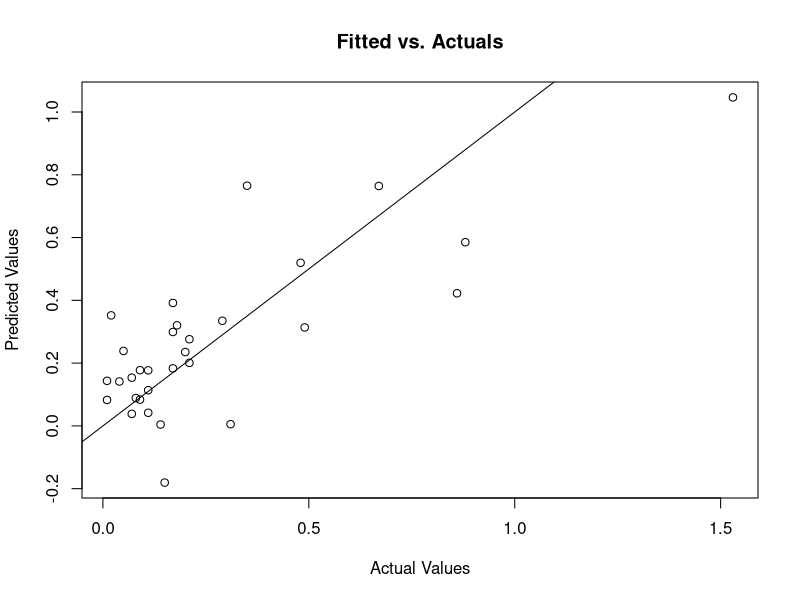
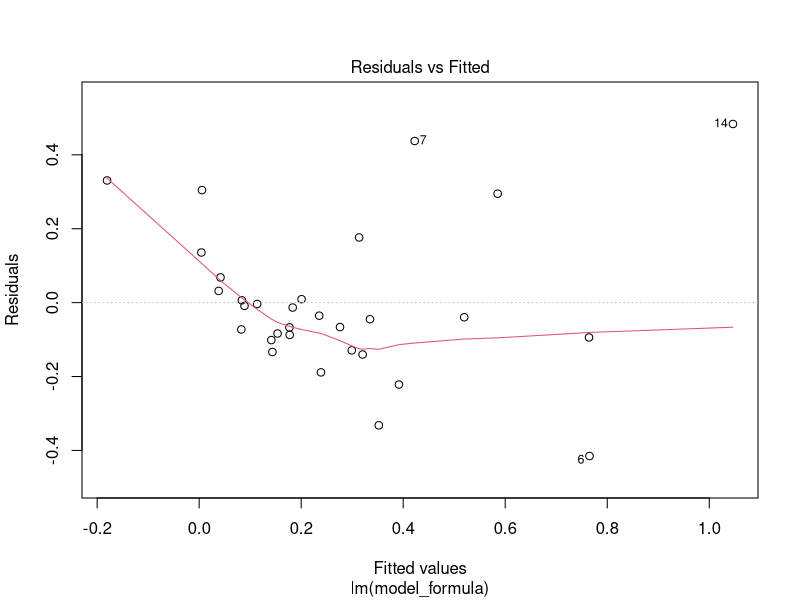
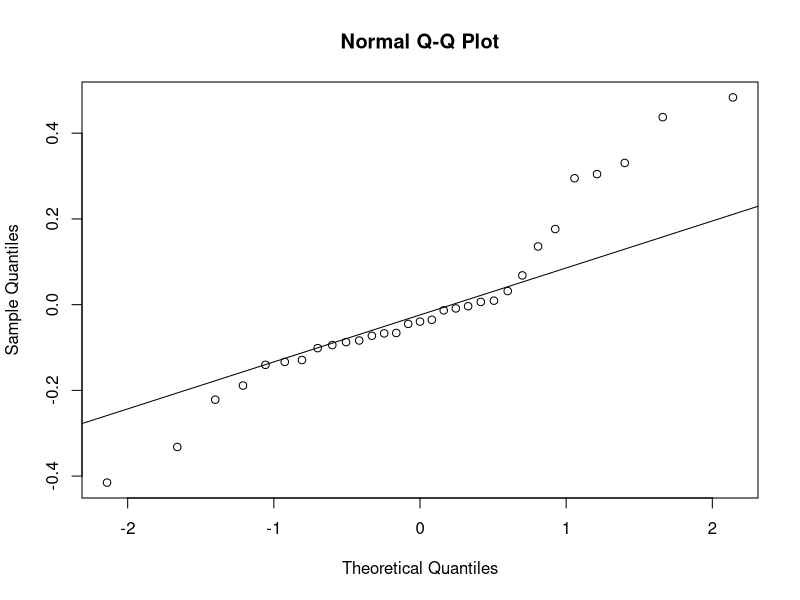
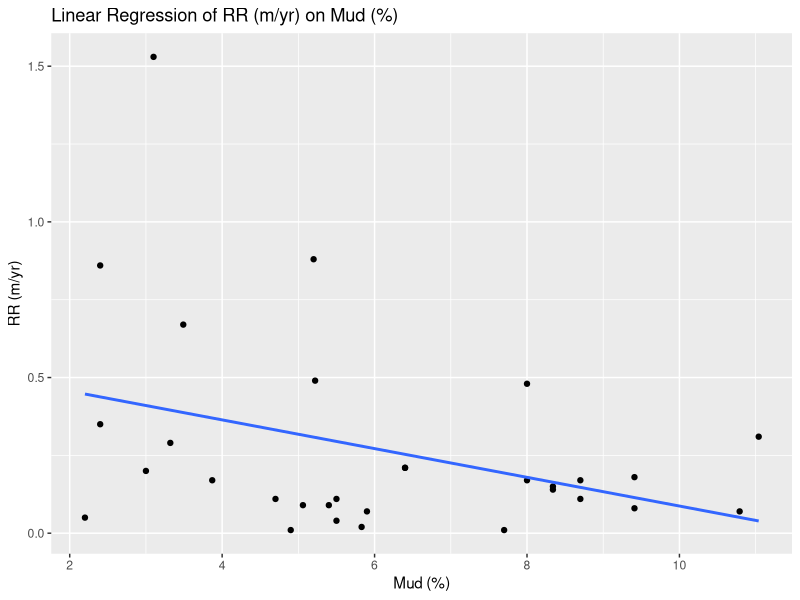
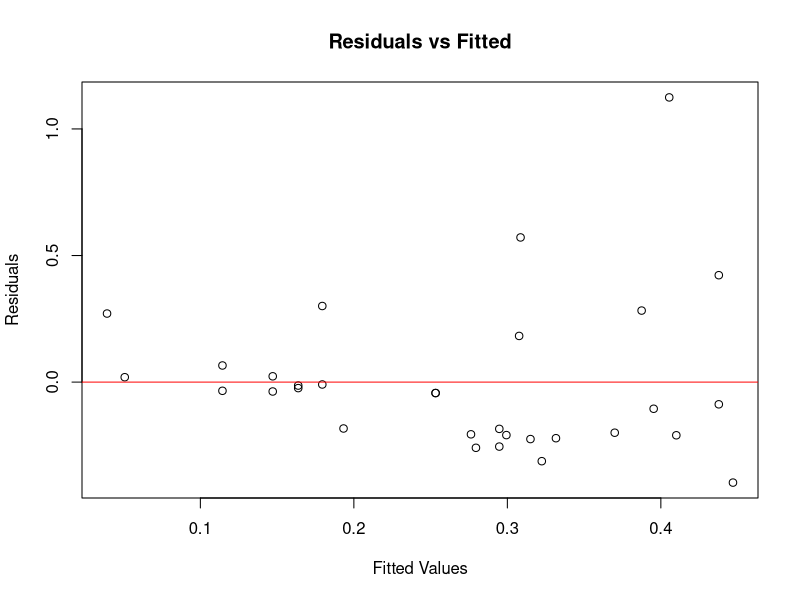
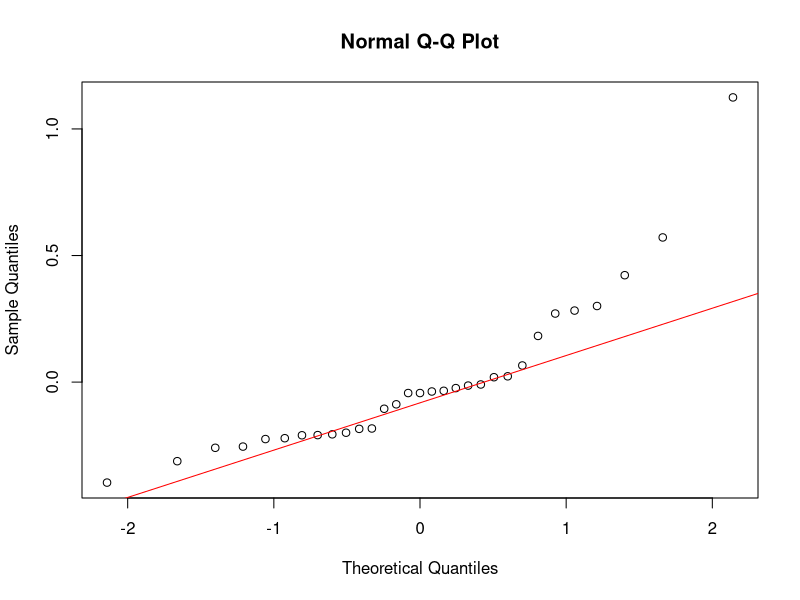
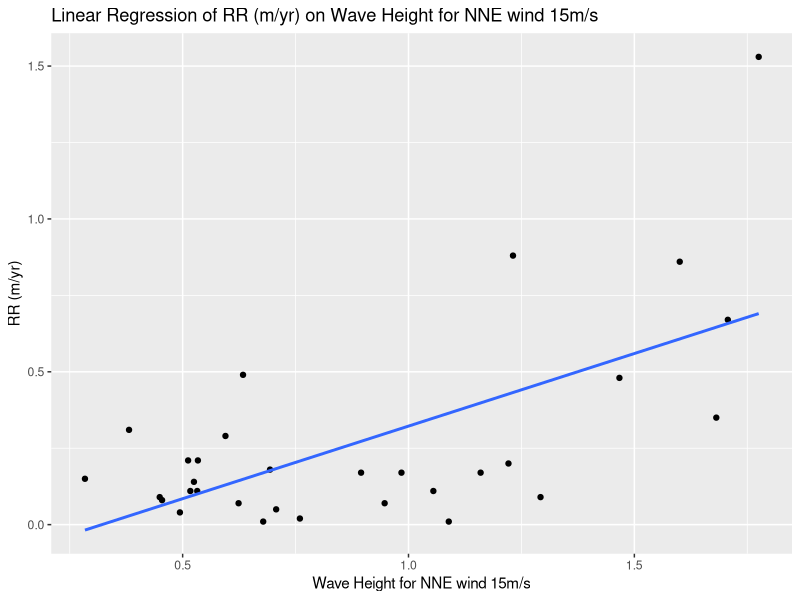
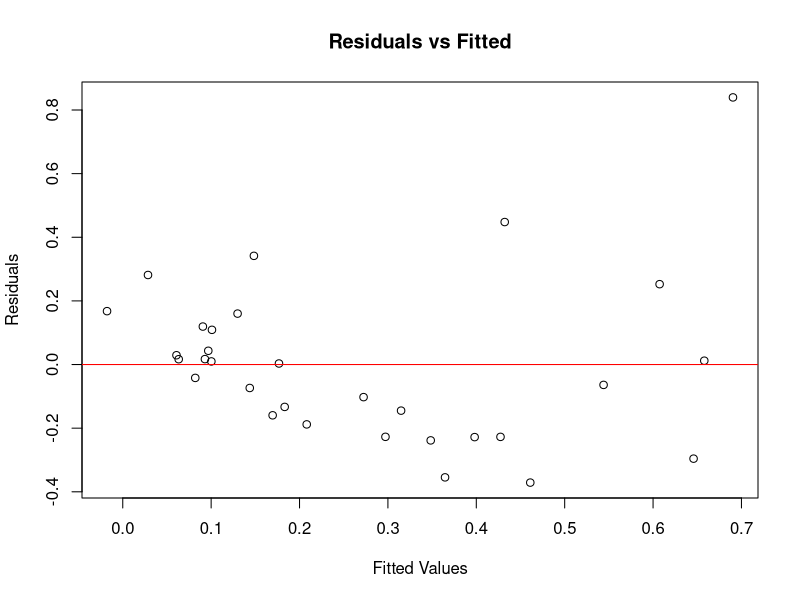

Here is the R script that generated these plots, in order:
## ---- chunk 1
knitr::opts_chunk$set(echo = TRUE)
## ---- chunk 2
library(ggplot2)
library(tidyverse)
## ---- chunk 3
erosion<-read.csv("erosion.csv")
## ---- chunk 4
library(readr)
data <- read_csv("erosion.csv")
names(data) <- gsub(" ", "_", names(data))
names(data) <- gsub("\\(", "", names(data))
names(data) <- gsub("\\)", "", names(data))
names(data) <- gsub("/", "_per_", names(data))
names(data) <- gsub("%", "percent", names(data))
if ("RR (m/yr)" %in% names(data)) {
  names(data)[names(data) == "RR (m/yr)"] <- "RR_m_per_yr"
}
predictors <- setdiff(names(data), c("Bluff", "RR_m_per_yr"))
target <- "RR_m_per_yr"
model_formula <- as.formula(paste(target, "~", paste(predictors, collapse = " + ")))
model <- lm(model_formula, data = data)
summary(model)
predictions <- predict(model, data)
mse <- mean((data[[target]] - predictions)^2)
rsquared <- summary(model)$r.squared
cat("Mean Squared Error (MSE):", mse, "\n")
cat("R-squared:", rsquared, "\n")


## ---- chunk 5
#Check Linearity
plot(data[[target]], predictions, main = "Fitted vs. Actuals",
     xlab = "Actual Values", ylab = "Predicted Values")
abline(0, 1)

#Check Homoscedasticity
plot(model, which = 1)

#Check Normal Distribution of Residuals
qqnorm(model$residuals)
qqline(model$residuals)

## ---- chunk 6
data <- read.csv("erosion.csv")  
model1 <- lm(`RR..m.yr.` ~ `Mud....`, data = data)
summary(model)
ggplot(data, aes(x = `Mud....`, y = `RR..m.yr.`)) +
  geom_point() +
  geom_smooth(method = "lm", se = FALSE) +  
  labs(title = "Linear Regression of RR (m/yr) on Mud (%)",
       x = "Mud (%)",
       y = "RR (m/yr)")

## ---- chunk 7
# Plotting Residuals vs Fitted Values
plot(model1$fitted.values, model1$residuals,
     xlab = "Fitted Values", ylab = "Residuals",
     main = "Residuals vs Fitted")
abline(h = 0, col = "red")

# Plotting Normal Q-Q plot for Residuals
qqnorm(model1$residuals)
qqline(model1$residuals, col = "red")

## ---- chunk 8
model2 <- lm(`RR..m.yr.` ~ `Wave.Height.for.NNE.wind.15.m.s..m.`, data = data)
summary(model2)
ggplot(data, aes(x = `Wave.Height.for.NNE.wind.15.m.s..m.`, y = `RR..m.yr.`)) +
  geom_point() +
  geom_smooth(method = "lm", se = FALSE) +  
  labs(title = "Linear Regression of RR (m/yr) on Wave Height for NNE wind 15m/s",
       x = "Wave Height for NNE wind 15m/s",
       y = "RR (m/yr)")
## ---- chunk 9
# Residuals vs Fitted Values Plot
plot(model2$fitted.values, model2$residuals,
     xlab = "Fitted Values", ylab = "Residuals",
     main = "Residuals vs Fitted")
abline(h = 0, col = "red")

# Normal Q-Q Plot for Residuals
qqnorm(model2$residuals)
qqline(model2$residuals, col = "red")

## ---- chunk 10
model3 <- lm(`RR..m.yr.` ~ `Max.Wave.Height..m.`, data = data)
summary(model3)
ggplot(data, aes(x = `Max.Wave.Height..m.`, y = `RR..m.yr.`)) +
  geom_point() +
  geom_smooth(method = "lm", se = FALSE) +  
  labs(title = "Linear Regression of RR (m/yr) on Max Wave Height(m)",
       x = "Max Wave Height(m)",
       y = "RR (m/yr)")
## ---- chunk 11
# Residuals vs Fitted Values Plot
plot(model3$fitted.values, model3$residuals,
     xlab = "Fitted Values", ylab = "Residuals",
     main = "Residuals vs Fitted")
abline(h = 0, col = "red")

# Normal Q-Q Plot for Residuals
qqnorm(model3$residuals)
qqline(model3$residuals, col = "red")

## ---- chunk 12
model4 <- lm(`RR..m.yr.` ~ `BluffEl..m.`, data = data)
summary(model4)
ggplot(data, aes(x = `BluffEl..m.`, y = `RR..m.yr.`)) +
  geom_point() +
  geom_smooth(method = "lm", se = FALSE) +  
  labs(title = "Linear Regression of RR (m/yr) on BluffEl(m)",
       x = "BluffEl(m)",
       y = "RR (m/yr)")
## ---- chunk 13
# Residuals vs Fitted Values Plot
plot(model4$fitted.values, model4$residuals,
     xlab = "Fitted Values", ylab = "Residuals",
     main = "Residuals vs Fitted")
abline(h = 0, col = "red")

# Normal Q-Q Plot for Residuals
qqnorm(model4$residuals)
qqline(model4$residuals, col = "red")

## ---- chunk 14
model5 <- lm(`RR..m.yr.` ~ `Orientation..deg.`, data = data)
summary(model5)
ggplot(data, aes(x = `Orientation..deg.`, y = `RR..m.yr.`)) +
  geom_point() +
  geom_smooth(method = "lm", se = FALSE) +  
  labs(title = "Linear Regression of RR (m/yr) on Orientation(deg)",
       x = "Orientation(deg)",
       y = "RR (m/yr)")
## ---- chunk 15
# Residuals vs Fitted Values Plot
plot(model5$fitted.values, model5$residuals,
     xlab = "Fitted Values", ylab = "Residuals",
     main = "Residuals vs Fitted")
abline(h = 0, col = "red")

# Normal Q-Q Plot for Residuals
qqnorm(model5$residuals)
qqline(model5$residuals, col = "red")

## ---- chunk 16
model6 <- lm(`RR..m.yr.` ~ `BaseEl..m.`, data = data)
summary(model)
ggplot(data, aes(x = `BaseEl..m.`, y = `RR..m.yr.`)) +
  geom_point() +
  geom_smooth(method = "lm", se = FALSE) +  
  labs(title = "Linear Regression of RR (m/yr) on BaseEl(m)",
       x = "BaseEl(m)",
       y = "RR (m/yr)")
## ---- chunk 17
# Residuals vs Fitted Values Plot
plot(model6$fitted.values, model6$residuals,
     xlab = "Fitted Values", ylab = "Residuals",
     main = "Residuals vs Fitted")
abline(h = 0, col = "red")

# Normal Q-Q Plot for Residuals
qqnorm(model6$residuals)
qqline(model6$residuals, col = "red")

## ---- chunk 18

data$Seawall <- factor(data$Seawall)
model <- lm(`RR..m.yr.` ~ Seawall, data = data)
summary(model)
ggplot(data, aes(x = Seawall, y = `RR..m.yr.`)) +
  geom_boxplot() +
  labs(title = "Effect of Seawall on RR (m/yr)", x = "Seawall", y = "RR (m/yr)")
